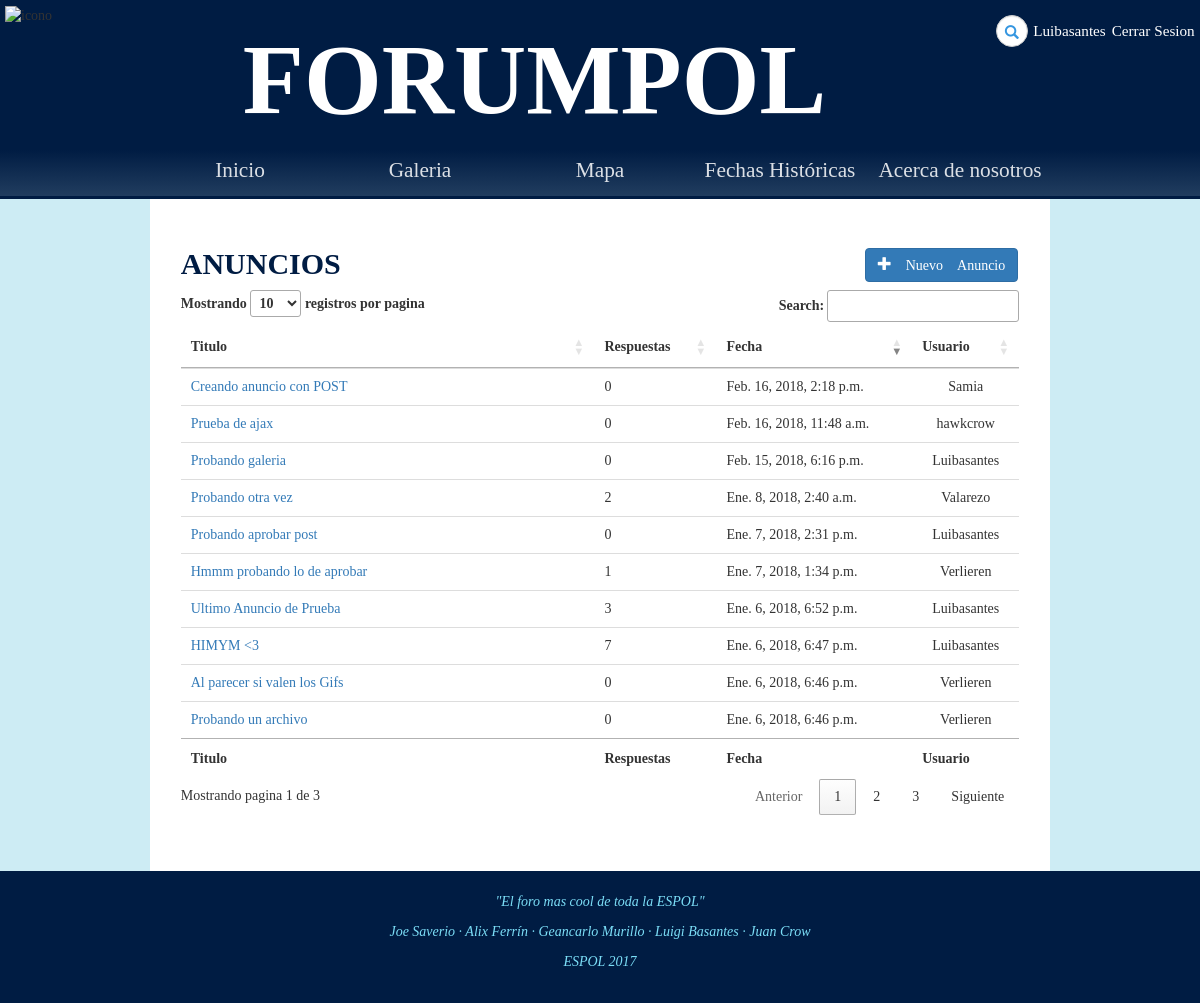
The app's page /foro/anuncios/ (signed in), older data.
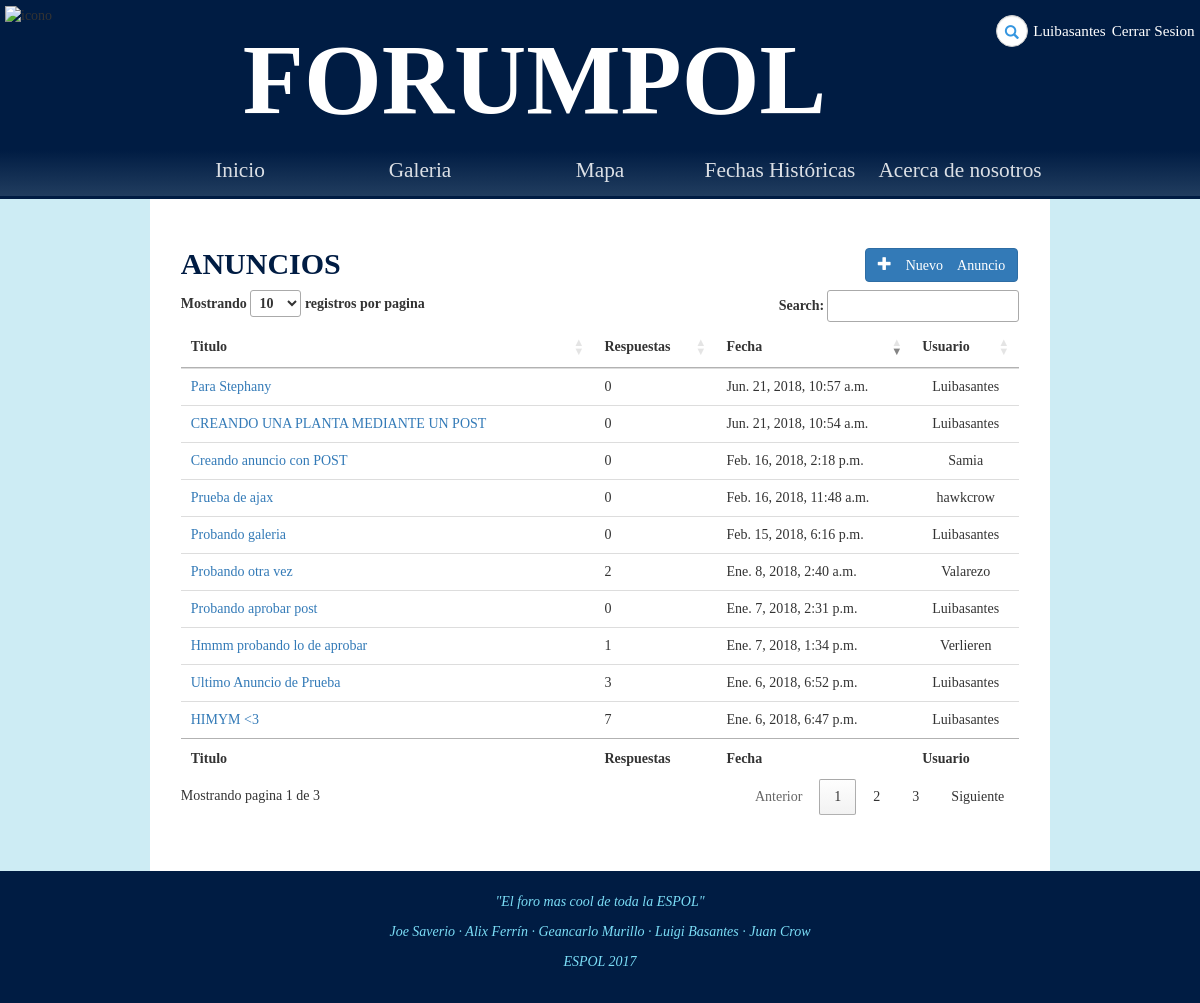
The same page, newer data.
### Foro/models.py (models this page shows, shortened)
class Thread(models.Model):
	op = models.ForeignKey(Post,on_delete=models.CASCADE)
	category = models.CharField(max_length=25, default='')
	topic = models.CharField(max_length=100, default='')
	respuestas = models.BigIntegerField(default=0)

class Post(models.Model):
	reply_to = models.ForeignKey('self',blank=True, null=True,on_delete=models.SET_NULL)
	content = models.TextField(max_length=500, default='')
	image = models.ImageField(upload_to=upload_location, blank=True,null=True)
	owner = models.ForeignKey(User,null=True,on_delete=models.SET_NULL)
	date = models.DateTimeField(auto_now=True)
	aprobado = models.NullBooleanField(default=None,null=True)

### Foro/views.py (the view)
# urls.py: url(r'^anuncios/(?P<Post_Id>[-]?[0-9]+)/$', login_required(views.detalle_anuncio), name='detalle_anuncio'),
def anuncios(request):
	all_anuncios = Thread.objects.filter(category="anuncio",op__aprobado=True).order_by("-id")
	username = request.user
	moderador = request.user.userprofile.moderador
	context = {'usuario':username,"threads":all_anuncios,"moderador":moderador}
	return render(request, "Foro/anuncios.html", context)

### Foro/templates/Foro/anuncios.html (shortened to what this page needs)
{% extends 'Foro/base.html' %}
{% load static from staticfiles %}
{% block estilo %}
<link rel="stylesheet" type="text/css" href="{% static 'css/anuncios.css' %}">
<link rel="stylesheet" type="text/css" href="https://cdn.datatables.net/1.10.16/css/jquery.dataTables.min.css">
{% endblock %}
{% block body %}
    <section>
        <div id="categoria" class="col-9">
            <div class="container anuncios">
                <h2>
                    <b>ANUNCIOS</b>
                    <a href="{% url 'foro:create_anuncio' %}" class="btn btn-primary pull-right" role="button"><span class="glyphicon glyphicon-plus"> Nuevo Anuncio</span></a>
                </h2>
                <table id="myTable" class="table" cellspacing="0" width="100%">
                    <thead>
                        <tr>
                            <th>Titulo</th>
                            <th class="respuesta">Respuestas</th>
                            <th>Fecha</th>
                            <th class="user">Usuario</th>
                        </tr>
                    </thead>
                    <tfoot>
                        <tr>
                            <th>Titulo</th>
                            <th class="respuesta">Respuestas</th>
                            <th>Fecha</th>
                            <th class="user">Usuario</th>
                        </tr>
                    </tfoot>
                    <tbody>
                        {% for thread in threads %}
                        <tr>
                            <td><a href="{% url 'foro:detalle_anuncio' thread.op.id %}">{{thread.topic}}</a></td>
                            <td class="respuesta">{{ thread.respuestas }}</td>
                            <td>{{thread.op.date}}</td>
                            <td class="user">{{thread.op.owner.username}}</td>
                        </tr>
                        {% endfor %}
                    </tbody>
                </table>
            </div>
        </div>
    </section>
{% endblock %}

Row changes from the older to the newer data that the page shows:
no longer on this page (row unchanged): Thread: topic "Al parecer si valen los Gifs", respuestas "0", op "Ene. 6, 2018, 6:46 p.m.", op.owner.username "Verlieren"
no longer on this page (row unchanged): Thread: topic "Probando un archivo", respuestas "0", op "Ene. 6, 2018, 6:46 p.m.", op.owner.username "Verlieren"
added Thread: topic "Para Stephany", respuestas "0", op "Jun. 21, 2018, 10:57 a.m.", op.owner.username "Luibasantes"
added Thread: topic "CREANDO UNA PLANTA MEDIANTE UN POST", respuestas "0", op "Jun. 21, 2018, 10:54 a.m.", op.owner.username "Luibasantes"
